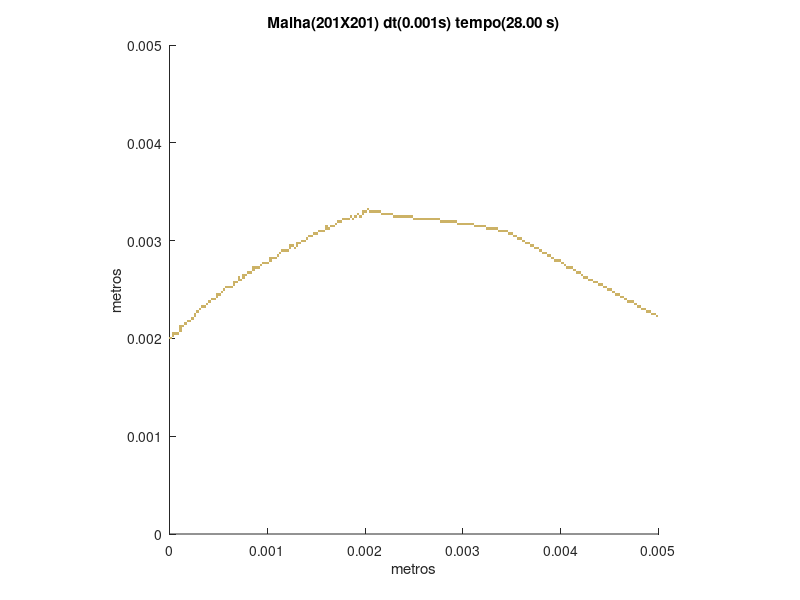

Reproduce this figure in MATLAB.
set (gca,'PlotBoxAspectRatio',[1 1 1],'Xlim',[0,0.005],'Ylim',[0,0.005])
hold on
title('Malha(201X201) dt(0.001s) tempo(28.00 s)')
hold on
ylabel('metros')
hold on
xlabel('metros')
hold on

fill([0 0 2.48756218905473E-05 2.48756218905473E-05],[0.00199004975124378 0.00201492537313433 0.00201492537313433 0.00199004975124378],[0.8,0.7,0.4],'LineStyle','none')

fill([2.48756218905473E-05 2.48756218905473E-05 4.97512437810945E-05 4.97512437810945E-05],[0.00201492537313433 0.00203980099502488 0.00203980099502488 0.00201492537313433],[0.8,0.7,0.4],'LineStyle','none')

fill([2.48756218905473E-05 2.48756218905473E-05 4.97512437810945E-05 4.97512437810945E-05],[0.00203980099502488 0.00206467661691542 0.00206467661691542 0.00203980099502488],[0.8,0.7,0.4],'LineStyle','none')

fill([4.97512437810945E-05 4.97512437810945E-05 7.46268656716418E-05 7.46268656716418E-05],[0.00203980099502488 0.00206467661691542 0.00206467661691542 0.00203980099502488],[0.8,0.7,0.4],'LineStyle','none')

fill([7.46268656716418E-05 7.46268656716418E-05 9.95024875621891E-05 9.95024875621891E-05],[0.00203980099502488 0.00206467661691542 0.00206467661691542 0.00203980099502488],[0.8,0.7,0.4],'LineStyle','none')

fill([9.95024875621891E-05 9.95024875621891E-05 0.000124378109452736 0.000124378109452736],[0.00206467661691542 0.00208955223880597 0.00208955223880597 0.00206467661691542],[0.8,0.7,0.4],'LineStyle','none')

fill([9.95024875621891E-05 9.95024875621891E-05 0.000124378109452736 0.000124378109452736],[0.00208955223880597 0.00211442786069652 0.00211442786069652 0.00208955223880597],[0.8,0.7,0.4],'LineStyle','none')

fill([9.95024875621891E-05 9.95024875621891E-05 0.000124378109452736 0.000124378109452736],[0.00211442786069652 0.00213930348258706 0.00213930348258706 0.00211442786069652],[0.8,0.7,0.4],'LineStyle','none')

fill([0.000124378109452736 0.000124378109452736 0.000149253731343284 0.000149253731343284],[0.00211442786069652 0.00213930348258706 0.00213930348258706 0.00211442786069652],[0.8,0.7,0.4],'LineStyle','none')

fill([0.000149253731343284 0.000149253731343284 0.000174129353233831 0.000174129353233831],[0.00213930348258706 0.00216417910447761 0.00216417910447761 0.00213930348258706],[0.8,0.7,0.4],'LineStyle','none')

fill([0.000174129353233831 0.000174129353233831 0.000199004975124378 0.000199004975124378],[0.00216417910447761 0.00218905472636816 0.00218905472636816 0.00216417910447761],[0.8,0.7,0.4],'LineStyle','none')

fill([0.000199004975124378 0.000199004975124378 0.000223880597014925 0.000223880597014925],[0.00216417910447761 0.00218905472636816 0.00218905472636816 0.00216417910447761],[0.8,0.7,0.4],'LineStyle','none')

fill([0.000223880597014925 0.000223880597014925 0.000248756218905473 0.000248756218905473],[0.00218905472636816 0.00221393034825871 0.00221393034825871 0.00218905472636816],[0.8,0.7,0.4],'LineStyle','none')

fill([0.000248756218905473 0.000248756218905473 0.00027363184079602 0.00027363184079602],[0.00221393034825871 0.00223880597014925 0.00223880597014925 0.00221393034825871],[0.8,0.7,0.4],'LineStyle','none')

fill([0.00497512437810945 0.00497512437810945 0.005 0.005],[0.00221393034825871 0.00223880597014925 0.00223880597014925 0.00221393034825871],[0.8,0.7,0.4],'LineStyle','none')

fill([0.000248756218905473 0.000248756218905473 0.00027363184079602 0.00027363184079602],[0.00223880597014925 0.0022636815920398 0.0022636815920398 0.00223880597014925],[0.8,0.7,0.4],'LineStyle','none')

fill([0.00492537313432836 0.00492537313432836 0.00495024875621891 0.00495024875621891],[0.00223880597014925 0.0022636815920398 0.0022636815920398 0.00223880597014925],[0.8,0.7,0.4],'LineStyle','none')

fill([0.00495024875621891 0.00495024875621891 0.00497512437810945 0.00497512437810945],[0.00223880597014925 0.0022636815920398 0.0022636815920398 0.00223880597014925],[0.8,0.7,0.4],'LineStyle','none')

fill([0.00027363184079602 0.00027363184079602 0.000298507462686567 0.000298507462686567],[0.0022636815920398 0.00228855721393035 0.00228855721393035 0.0022636815920398],[0.8,0.7,0.4],'LineStyle','none')

fill([0.00487562189054726 0.00487562189054726 0.00490049751243781 0.00490049751243781],[0.0022636815920398 0.00228855721393035 0.00228855721393035 0.0022636815920398],[0.8,0.7,0.4],'LineStyle','none')

fill([0.00490049751243781 0.00490049751243781 0.00492537313432836 0.00492537313432836],[0.0022636815920398 0.00228855721393035 0.00228855721393035 0.0022636815920398],[0.8,0.7,0.4],'LineStyle','none')

fill([0.000298507462686567 0.000298507462686567 0.000323383084577114 0.000323383084577114],[0.00228855721393035 0.0023134328358209 0.0023134328358209 0.00228855721393035],[0.8,0.7,0.4],'LineStyle','none')

fill([0.00482587064676617 0.00482587064676617 0.00485074626865672 0.00485074626865672],[0.00228855721393035 0.0023134328358209 0.0023134328358209 0.00228855721393035],[0.8,0.7,0.4],'LineStyle','none')

fill([0.00485074626865672 0.00485074626865672 0.00487562189054726 0.00487562189054726],[0.00228855721393035 0.0023134328358209 0.0023134328358209 0.00228855721393035],[0.8,0.7,0.4],'LineStyle','none')

fill([0.000323383084577114 0.000323383084577114 0.000348258706467662 0.000348258706467662],[0.0023134328358209 0.00233830845771144 0.00233830845771144 0.0023134328358209],[0.8,0.7,0.4],'LineStyle','none')

fill([0.000348258706467662 0.000348258706467662 0.000373134328358209 0.000373134328358209],[0.0023134328358209 0.00233830845771144 0.00233830845771144 0.0023134328358209],[0.8,0.7,0.4],'LineStyle','none')

fill([0.00477611940298507 0.00477611940298507 0.00480099502487562 0.00480099502487562],[0.0023134328358209 0.00233830845771144 0.00233830845771144 0.0023134328358209],[0.8,0.7,0.4],'LineStyle','none')

fill([0.00480099502487562 0.00480099502487562 0.00482587064676617 0.00482587064676617],[0.0023134328358209 0.00233830845771144 0.00233830845771144 0.0023134328358209],[0.8,0.7,0.4],'LineStyle','none')

fill([0.000373134328358209 0.000373134328358209 0.000398009950248756 0.000398009950248756],[0.00233830845771144 0.00236318407960199 0.00236318407960199 0.00233830845771144],[0.8,0.7,0.4],'LineStyle','none')

fill([0.00475124378109453 0.00475124378109453 0.00477611940298507 0.00477611940298507],[0.00233830845771144 0.00236318407960199 0.00236318407960199 0.00233830845771144],[0.8,0.7,0.4],'LineStyle','none')

fill([0.000398009950248756 0.000398009950248756 0.000422885572139303 0.000422885572139303],[0.00236318407960199 0.00238805970149254 0.00238805970149254 0.00236318407960199],[0.8,0.7,0.4],'LineStyle','none')

fill([0.00467661691542289 0.00467661691542289 0.00470149253731343 0.00470149253731343],[0.00236318407960199 0.00238805970149254 0.00238805970149254 0.00236318407960199],[0.8,0.7,0.4],'LineStyle','none')

fill([0.00470149253731343 0.00470149253731343 0.00472636815920398 0.00472636815920398],[0.00236318407960199 0.00238805970149254 0.00238805970149254 0.00236318407960199],[0.8,0.7,0.4],'LineStyle','none')

fill([0.00472636815920398 0.00472636815920398 0.00475124378109453 0.00475124378109453],[0.00236318407960199 0.00238805970149254 0.00238805970149254 0.00236318407960199],[0.8,0.7,0.4],'LineStyle','none')

fill([0.000422885572139303 0.000422885572139303 0.000447761194029851 0.000447761194029851],[0.00238805970149254 0.00241293532338308 0.00241293532338308 0.00238805970149254],[0.8,0.7,0.4],'LineStyle','none')

fill([0.000447761194029851 0.000447761194029851 0.000472636815920398 0.000472636815920398],[0.00238805970149254 0.00241293532338308 0.00241293532338308 0.00238805970149254],[0.8,0.7,0.4],'LineStyle','none')

fill([0.00465174129353234 0.00465174129353234 0.00467661691542289 0.00467661691542289],[0.00238805970149254 0.00241293532338308 0.00241293532338308 0.00238805970149254],[0.8,0.7,0.4],'LineStyle','none')

fill([0.000472636815920398 0.000472636815920398 0.000497512437810945 0.000497512437810945],[0.00241293532338308 0.00243781094527363 0.00243781094527363 0.00241293532338308],[0.8,0.7,0.4],'LineStyle','none')

fill([0.00460199004975124 0.00460199004975124 0.00462686567164179 0.00462686567164179],[0.00241293532338308 0.00243781094527363 0.00243781094527363 0.00241293532338308],[0.8,0.7,0.4],'LineStyle','none')

fill([0.00462686567164179 0.00462686567164179 0.00465174129353234 0.00465174129353234],[0.00241293532338308 0.00243781094527363 0.00243781094527363 0.00241293532338308],[0.8,0.7,0.4],'LineStyle','none')

fill([0.000472636815920398 0.000472636815920398 0.000497512437810945 0.000497512437810945],[0.00243781094527363 0.00246268656716418 0.00246268656716418 0.00243781094527363],[0.8,0.7,0.4],'LineStyle','none')

fill([0.000497512437810945 0.000497512437810945 0.000522388059701492 0.000522388059701492],[0.00243781094527363 0.00246268656716418 0.00246268656716418 0.00243781094527363],[0.8,0.7,0.4],'LineStyle','none')

fill([0.00455223880597015 0.00455223880597015 0.0045771144278607 0.0045771144278607],[0.00243781094527363 0.00246268656716418 0.00246268656716418 0.00243781094527363],[0.8,0.7,0.4],'LineStyle','none')

fill([0.0045771144278607 0.0045771144278607 0.00460199004975124 0.00460199004975124],[0.00243781094527363 0.00246268656716418 0.00246268656716418 0.00243781094527363],[0.8,0.7,0.4],'LineStyle','none')

fill([0.000522388059701492 0.000522388059701492 0.00054726368159204 0.00054726368159204],[0.00246268656716418 0.00248756218905473 0.00248756218905473 0.00246268656716418],[0.8,0.7,0.4],'LineStyle','none')

fill([0.0045273631840796 0.0045273631840796 0.00455223880597015 0.00455223880597015],[0.00246268656716418 0.00248756218905473 0.00248756218905473 0.00246268656716418],[0.8,0.7,0.4],'LineStyle','none')

fill([0.00054726368159204 0.00054726368159204 0.000572139303482587 0.000572139303482587],[0.00248756218905473 0.00251243781094527 0.00251243781094527 0.00248756218905473],[0.8,0.7,0.4],'LineStyle','none')

fill([0.00447761194029851 0.00447761194029851 0.00450248756218905 0.00450248756218905],[0.00248756218905473 0.00251243781094527 0.00251243781094527 0.00248756218905473],[0.8,0.7,0.4],'LineStyle','none')

fill([0.00450248756218905 0.00450248756218905 0.0045273631840796 0.0045273631840796],[0.00248756218905473 0.00251243781094527 0.00251243781094527 0.00248756218905473],[0.8,0.7,0.4],'LineStyle','none')

fill([0.000572139303482587 0.000572139303482587 0.000597014925373134 0.000597014925373134],[0.00251243781094527 0.00253731343283582 0.00253731343283582 0.00251243781094527],[0.8,0.7,0.4],'LineStyle','none')

fill([0.000597014925373134 0.000597014925373134 0.000621890547263682 0.000621890547263682],[0.00251243781094527 0.00253731343283582 0.00253731343283582 0.00251243781094527],[0.8,0.7,0.4],'LineStyle','none')

fill([0.000621890547263682 0.000621890547263682 0.000646766169154229 0.000646766169154229],[0.00251243781094527 0.00253731343283582 0.00253731343283582 0.00251243781094527],[0.8,0.7,0.4],'LineStyle','none')

fill([0.00442786069651741 0.00442786069651741 0.00445273631840796 0.00445273631840796],[0.00251243781094527 0.00253731343283582 0.00253731343283582 0.00251243781094527],[0.8,0.7,0.4],'LineStyle','none')

fill([0.00445273631840796 0.00445273631840796 0.00447761194029851 0.00447761194029851],[0.00251243781094527 0.00253731343283582 0.00253731343283582 0.00251243781094527],[0.8,0.7,0.4],'LineStyle','none')

fill([0.000646766169154229 0.000646766169154229 0.000671641791044776 0.000671641791044776],[0.00253731343283582 0.00256218905472637 0.00256218905472637 0.00253731343283582],[0.8,0.7,0.4],'LineStyle','none')

fill([0.00437810945273632 0.00437810945273632 0.00440298507462687 0.00440298507462687],[0.00253731343283582 0.00256218905472637 0.00256218905472637 0.00253731343283582],[0.8,0.7,0.4],'LineStyle','none')

fill([0.00440298507462687 0.00440298507462687 0.00442786069651741 0.00442786069651741],[0.00253731343283582 0.00256218905472637 0.00256218905472637 0.00253731343283582],[0.8,0.7,0.4],'LineStyle','none')

fill([0.000646766169154229 0.000646766169154229 0.000671641791044776 0.000671641791044776],[0.00256218905472637 0.00258706467661692 0.00258706467661692 0.00256218905472637],[0.8,0.7,0.4],'LineStyle','none')

fill([0.000671641791044776 0.000671641791044776 0.000696517412935323 0.000696517412935323],[0.00256218905472637 0.00258706467661692 0.00258706467661692 0.00256218905472637],[0.8,0.7,0.4],'LineStyle','none')

fill([0.00432835820895522 0.00432835820895522 0.00435323383084577 0.00435323383084577],[0.00256218905472637 0.00258706467661692 0.00258706467661692 0.00256218905472637],[0.8,0.7,0.4],'LineStyle','none')

fill([0.00435323383084577 0.00435323383084577 0.00437810945273632 0.00437810945273632],[0.00256218905472637 0.00258706467661692 0.00258706467661692 0.00256218905472637],[0.8,0.7,0.4],'LineStyle','none')

fill([0.000696517412935323 0.000696517412935323 0.000721393034825871 0.000721393034825871],[0.00258706467661692 0.00261194029850746 0.00261194029850746 0.00258706467661692],[0.8,0.7,0.4],'LineStyle','none')

fill([0.000721393034825871 0.000721393034825871 0.000746268656716418 0.000746268656716418],[0.00258706467661692 0.00261194029850746 0.00261194029850746 0.00258706467661692],[0.8,0.7,0.4],'LineStyle','none')

fill([0.00427860696517413 0.00427860696517413 0.00430348258706468 0.00430348258706468],[0.00258706467661692 0.00261194029850746 0.00261194029850746 0.00258706467661692],[0.8,0.7,0.4],'LineStyle','none')

fill([0.00430348258706468 0.00430348258706468 0.00432835820895522 0.00432835820895522],[0.00258706467661692 0.00261194029850746 0.00261194029850746 0.00258706467661692],[0.8,0.7,0.4],'LineStyle','none')

fill([0.000696517412935323 0.000696517412935323 0.000721393034825871 0.000721393034825871],[0.00261194029850746 0.00263681592039801 0.00263681592039801 0.00261194029850746],[0.8,0.7,0.4],'LineStyle','none')

fill([0.000746268656716418 0.000746268656716418 0.000771144278606965 0.000771144278606965],[0.00261194029850746 0.00263681592039801 0.00263681592039801 0.00261194029850746],[0.8,0.7,0.4],'LineStyle','none')

fill([0.00422885572139303 0.00422885572139303 0.00425373134328358 0.00425373134328358],[0.00261194029850746 0.00263681592039801 0.00263681592039801 0.00261194029850746],[0.8,0.7,0.4],'LineStyle','none')

fill([0.00425373134328358 0.00425373134328358 0.00427860696517413 0.00427860696517413],[0.00261194029850746 0.00263681592039801 0.00263681592039801 0.00261194029850746],[0.8,0.7,0.4],'LineStyle','none')

fill([0.000746268656716418 0.000746268656716418 0.000771144278606965 0.000771144278606965],[0.00263681592039801 0.00266169154228856 0.00266169154228856 0.00263681592039801],[0.8,0.7,0.4],'LineStyle','none')

fill([0.000771144278606965 0.000771144278606965 0.000796019900497512 0.000796019900497512],[0.00263681592039801 0.00266169154228856 0.00266169154228856 0.00263681592039801],[0.8,0.7,0.4],'LineStyle','none')

fill([0.00420398009950249 0.00420398009950249 0.00422885572139303 0.00422885572139303],[0.00263681592039801 0.00266169154228856 0.00266169154228856 0.00263681592039801],[0.8,0.7,0.4],'LineStyle','none')

fill([0.000796019900497512 0.000796019900497512 0.00082089552238806 0.00082089552238806],[0.00266169154228856 0.0026865671641791 0.0026865671641791 0.00266169154228856],[0.8,0.7,0.4],'LineStyle','none')

fill([0.00082089552238806 0.00082089552238806 0.000845771144278607 0.000845771144278607],[0.00266169154228856 0.0026865671641791 0.0026865671641791 0.00266169154228856],[0.8,0.7,0.4],'LineStyle','none')

fill([0.00415422885572139 0.00415422885572139 0.00417910447761194 0.00417910447761194],[0.00266169154228856 0.0026865671641791 0.0026865671641791 0.00266169154228856],[0.8,0.7,0.4],'LineStyle','none')

fill([0.00417910447761194 0.00417910447761194 0.00420398009950249 0.00420398009950249],[0.00266169154228856 0.0026865671641791 0.0026865671641791 0.00266169154228856],[0.8,0.7,0.4],'LineStyle','none')

fill([0.000845771144278607 0.000845771144278607 0.000870646766169154 0.000870646766169154],[0.0026865671641791 0.00271144278606965 0.00271144278606965 0.0026865671641791],[0.8,0.7,0.4],'LineStyle','none')

fill([0.00412935323383085 0.00412935323383085 0.00415422885572139 0.00415422885572139],[0.0026865671641791 0.00271144278606965 0.00271144278606965 0.0026865671641791],[0.8,0.7,0.4],'LineStyle','none')

fill([0.000845771144278607 0.000845771144278607 0.000870646766169154 0.000870646766169154],[0.00271144278606965 0.0027363184079602 0.0027363184079602 0.00271144278606965],[0.8,0.7,0.4],'LineStyle','none')

fill([0.000870646766169154 0.000870646766169154 0.000895522388059702 0.000895522388059702],[0.00271144278606965 0.0027363184079602 0.0027363184079602 0.00271144278606965],[0.8,0.7,0.4],'LineStyle','none')

fill([0.000895522388059702 0.000895522388059702 0.000920398009950249 0.000920398009950249],[0.00271144278606965 0.0027363184079602 0.0027363184079602 0.00271144278606965],[0.8,0.7,0.4],'LineStyle','none')

fill([0.0040547263681592 0.0040547263681592 0.00407960199004975 0.00407960199004975],[0.00271144278606965 0.0027363184079602 0.0027363184079602 0.00271144278606965],[0.8,0.7,0.4],'LineStyle','none')

fill([0.00407960199004975 0.00407960199004975 0.0041044776119403 0.0041044776119403],[0.00271144278606965 0.0027363184079602 0.0027363184079602 0.00271144278606965],[0.8,0.7,0.4],'LineStyle','none')

fill([0.0041044776119403 0.0041044776119403 0.00412935323383085 0.00412935323383085],[0.00271144278606965 0.0027363184079602 0.0027363184079602 0.00271144278606965],[0.8,0.7,0.4],'LineStyle','none')

fill([0.000920398009950249 0.000920398009950249 0.000945273631840796 0.000945273631840796],[0.0027363184079602 0.00276119402985075 0.00276119402985075 0.0027363184079602],[0.8,0.7,0.4],'LineStyle','none')

fill([0.00402985074626866 0.00402985074626866 0.0040547263681592 0.0040547263681592],[0.0027363184079602 0.00276119402985075 0.00276119402985075 0.0027363184079602],[0.8,0.7,0.4],'LineStyle','none')

fill([0.000945273631840796 0.000945273631840796 0.000970149253731343 0.000970149253731343],[0.00276119402985075 0.00278606965174129 0.00278606965174129 0.00276119402985075],[0.8,0.7,0.4],'LineStyle','none')

fill([0.000970149253731343 0.000970149253731343 0.00099502487562189 0.00099502487562189],[0.00276119402985075 0.00278606965174129 0.00278606965174129 0.00276119402985075],[0.8,0.7,0.4],'LineStyle','none')

fill([0.00099502487562189 0.00099502487562189 0.00101990049751244 0.00101990049751244],[0.00276119402985075 0.00278606965174129 0.00278606965174129 0.00276119402985075],[0.8,0.7,0.4],'LineStyle','none')

fill([0.00400497512437811 0.00400497512437811 0.00402985074626866 0.00402985074626866],[0.00276119402985075 0.00278606965174129 0.00278606965174129 0.00276119402985075],[0.8,0.7,0.4],'LineStyle','none')

fill([0.00101990049751244 0.00101990049751244 0.00104477611940298 0.00104477611940298],[0.00278606965174129 0.00281094527363184 0.00281094527363184 0.00278606965174129],[0.8,0.7,0.4],'LineStyle','none')

fill([0.00393034825870647 0.00393034825870647 0.00395522388059701 0.00395522388059701],[0.00278606965174129 0.00281094527363184 0.00281094527363184 0.00278606965174129],[0.8,0.7,0.4],'LineStyle','none')

fill([0.00395522388059701 0.00395522388059701 0.00398009950248756 0.00398009950248756],[0.00278606965174129 0.00281094527363184 0.00281094527363184 0.00278606965174129],[0.8,0.7,0.4],'LineStyle','none')

fill([0.00398009950248756 0.00398009950248756 0.00400497512437811 0.00400497512437811],[0.00278606965174129 0.00281094527363184 0.00281094527363184 0.00278606965174129],[0.8,0.7,0.4],'LineStyle','none')

fill([0.00101990049751244 0.00101990049751244 0.00104477611940298 0.00104477611940298],[0.00281094527363184 0.00283582089552239 0.00283582089552239 0.00281094527363184],[0.8,0.7,0.4],'LineStyle','none')

fill([0.00104477611940298 0.00104477611940298 0.00106965174129353 0.00106965174129353],[0.00281094527363184 0.00283582089552239 0.00283582089552239 0.00281094527363184],[0.8,0.7,0.4],'LineStyle','none')

fill([0.00106965174129353 0.00106965174129353 0.00109452736318408 0.00109452736318408],[0.00281094527363184 0.00283582089552239 0.00283582089552239 0.00281094527363184],[0.8,0.7,0.4],'LineStyle','none')

fill([0.00390547263681592 0.00390547263681592 0.00393034825870647 0.00393034825870647],[0.00281094527363184 0.00283582089552239 0.00283582089552239 0.00281094527363184],[0.8,0.7,0.4],'LineStyle','none')

fill([0.00109452736318408 0.00109452736318408 0.00111940298507463 0.00111940298507463],[0.00283582089552239 0.00286069651741294 0.00286069651741294 0.00283582089552239],[0.8,0.7,0.4],'LineStyle','none')

fill([0.00385572139303483 0.00385572139303483 0.00388059701492537 0.00388059701492537],[0.00283582089552239 0.00286069651741294 0.00286069651741294 0.00283582089552239],[0.8,0.7,0.4],'LineStyle','none')

fill([0.00388059701492537 0.00388059701492537 0.00390547263681592 0.00390547263681592],[0.00283582089552239 0.00286069651741294 0.00286069651741294 0.00283582089552239],[0.8,0.7,0.4],'LineStyle','none')

fill([0.00111940298507463 0.00111940298507463 0.00114427860696517 0.00114427860696517],[0.00286069651741294 0.00288557213930348 0.00288557213930348 0.00286069651741294],[0.8,0.7,0.4],'LineStyle','none')

fill([0.00380597014925373 0.00380597014925373 0.00383084577114428 0.00383084577114428],[0.00286069651741294 0.00288557213930348 0.00288557213930348 0.00286069651741294],[0.8,0.7,0.4],'LineStyle','none')

fill([0.00383084577114428 0.00383084577114428 0.00385572139303483 0.00385572139303483],[0.00286069651741294 0.00288557213930348 0.00288557213930348 0.00286069651741294],[0.8,0.7,0.4],'LineStyle','none')

fill([0.00114427860696517 0.00114427860696517 0.00116915422885572 0.00116915422885572],[0.00288557213930348 0.00291044776119403 0.00291044776119403 0.00288557213930348],[0.8,0.7,0.4],'LineStyle','none')

fill([0.00116915422885572 0.00116915422885572 0.00119402985074627 0.00119402985074627],[0.00288557213930348 0.00291044776119403 0.00291044776119403 0.00288557213930348],[0.8,0.7,0.4],'LineStyle','none')

fill([0.00119402985074627 0.00119402985074627 0.00121890547263682 0.00121890547263682],[0.00288557213930348 0.00291044776119403 0.00291044776119403 0.00288557213930348],[0.8,0.7,0.4],'LineStyle','none')

fill([0.00378109452736318 0.00378109452736318 0.00380597014925373 0.00380597014925373],[0.00288557213930348 0.00291044776119403 0.00291044776119403 0.00288557213930348],[0.8,0.7,0.4],'LineStyle','none')

fill([0.00121890547263682 0.00121890547263682 0.00124378109452736 0.00124378109452736],[0.00291044776119403 0.00293532338308458 0.00293532338308458 0.00291044776119403],[0.8,0.7,0.4],'LineStyle','none')

fill([0.00126865671641791 0.00126865671641791 0.00129353233830846 0.00129353233830846],[0.00291044776119403 0.00293532338308458 0.00293532338308458 0.00291044776119403],[0.8,0.7,0.4],'LineStyle','none')

fill([0.00373134328358209 0.00373134328358209 0.00375621890547264 0.00375621890547264],[0.00291044776119403 0.00293532338308458 0.00293532338308458 0.00291044776119403],[0.8,0.7,0.4],'LineStyle','none')

fill([0.00375621890547264 0.00375621890547264 0.00378109452736318 0.00378109452736318],[0.00291044776119403 0.00293532338308458 0.00293532338308458 0.00291044776119403],[0.8,0.7,0.4],'LineStyle','none')

fill([0.00121890547263682 0.00121890547263682 0.00124378109452736 0.00124378109452736],[0.00293532338308458 0.00296019900497512 0.00296019900497512 0.00293532338308458],[0.8,0.7,0.4],'LineStyle','none')

fill([0.00124378109452736 0.00124378109452736 0.00126865671641791 0.00126865671641791],[0.00293532338308458 0.00296019900497512 0.00296019900497512 0.00293532338308458],[0.8,0.7,0.4],'LineStyle','none')

fill([0.00129353233830846 0.00129353233830846 0.001318407960199 0.001318407960199],[0.00293532338308458 0.00296019900497512 0.00296019900497512 0.00293532338308458],[0.8,0.7,0.4],'LineStyle','none')

fill([0.003681592039801 0.003681592039801 0.00370646766169154 0.00370646766169154],[0.00293532338308458 0.00296019900497512 0.00296019900497512 0.00293532338308458],[0.8,0.7,0.4],'LineStyle','none')

fill([0.00370646766169154 0.00370646766169154 0.00373134328358209 0.00373134328358209],[0.00293532338308458 0.00296019900497512 0.00296019900497512 0.00293532338308458],[0.8,0.7,0.4],'LineStyle','none')

fill([0.00129353233830846 0.00129353233830846 0.001318407960199 0.001318407960199],[0.00296019900497512 0.00298507462686567 0.00298507462686567 0.00296019900497512],[0.8,0.7,0.4],'LineStyle','none')

fill([0.001318407960199 0.001318407960199 0.00134328358208955 0.00134328358208955],[0.00296019900497512 0.00298507462686567 0.00298507462686567 0.00296019900497512],[0.8,0.7,0.4],'LineStyle','none')

fill([0.0036318407960199 0.0036318407960199 0.00365671641791045 0.00365671641791045],[0.00296019900497512 0.00298507462686567 0.00298507462686567 0.00296019900497512],[0.8,0.7,0.4],'LineStyle','none')

fill([0.00365671641791045 0.00365671641791045 0.003681592039801 0.003681592039801],[0.00296019900497512 0.00298507462686567 0.00298507462686567 0.00296019900497512],[0.8,0.7,0.4],'LineStyle','none')

fill([0.00134328358208955 0.00134328358208955 0.0013681592039801 0.0013681592039801],[0.00298507462686567 0.00300995024875622 0.00300995024875622 0.00298507462686567],[0.8,0.7,0.4],'LineStyle','none')

fill([0.0013681592039801 0.0013681592039801 0.00139303482587065 0.00139303482587065],[0.00298507462686567 0.00300995024875622 0.00300995024875622 0.00298507462686567],[0.8,0.7,0.4],'LineStyle','none')

fill([0.00360696517412935 0.00360696517412935 0.0036318407960199 0.0036318407960199],[0.00298507462686567 0.00300995024875622 0.00300995024875622 0.00298507462686567],[0.8,0.7,0.4],'LineStyle','none')

fill([0.00139303482587065 0.00139303482587065 0.00141791044776119 0.00141791044776119],[0.00300995024875622 0.00303482587064677 0.00303482587064677 0.00300995024875622],[0.8,0.7,0.4],'LineStyle','none')

fill([0.00355721393034826 0.00355721393034826 0.00358208955223881 0.00358208955223881],[0.00300995024875622 0.00303482587064677 0.00303482587064677 0.00300995024875622],[0.8,0.7,0.4],'LineStyle','none')

fill([0.00358208955223881 0.00358208955223881 0.00360696517412935 0.00360696517412935],[0.00300995024875622 0.00303482587064677 0.00303482587064677 0.00300995024875622],[0.8,0.7,0.4],'LineStyle','none')

fill([0.00141791044776119 0.00141791044776119 0.00144278606965174 0.00144278606965174],[0.00303482587064677 0.00305970149253731 0.00305970149253731 0.00303482587064677],[0.8,0.7,0.4],'LineStyle','none')

fill([0.00144278606965174 0.00144278606965174 0.00146766169154229 0.00146766169154229],[0.00303482587064677 0.00305970149253731 0.00305970149253731 0.00303482587064677],[0.8,0.7,0.4],'LineStyle','none')

fill([0.00350746268656716 0.00350746268656716 0.00353233830845771 0.00353233830845771],[0.00303482587064677 0.00305970149253731 0.00305970149253731 0.00303482587064677],[0.8,0.7,0.4],'LineStyle','none')

fill([0.00353233830845771 0.00353233830845771 0.00355721393034826 0.00355721393034826],[0.00303482587064677 0.00305970149253731 0.00305970149253731 0.00303482587064677],[0.8,0.7,0.4],'LineStyle','none')

fill([0.00146766169154229 0.00146766169154229 0.00149253731343284 0.00149253731343284],[0.00305970149253731 0.00308457711442786 0.00308457711442786 0.00305970149253731],[0.8,0.7,0.4],'LineStyle','none')

fill([0.00149253731343284 0.00149253731343284 0.00151741293532338 0.00151741293532338],[0.00305970149253731 0.00308457711442786 0.00308457711442786 0.00305970149253731],[0.8,0.7,0.4],'LineStyle','none')

fill([0.00345771144278607 0.00345771144278607 0.00348258706467662 0.00348258706467662],[0.00305970149253731 0.00308457711442786 0.00308457711442786 0.00305970149253731],[0.8,0.7,0.4],'LineStyle','none')

fill([0.00348258706467662 0.00348258706467662 0.00350746268656716 0.00350746268656716],[0.00305970149253731 0.00308457711442786 0.00308457711442786 0.00305970149253731],[0.8,0.7,0.4],'LineStyle','none')

fill([0.00151741293532338 0.00151741293532338 0.00154228855721393 0.00154228855721393],[0.00308457711442786 0.00310945273631841 0.00310945273631841 0.00308457711442786],[0.8,0.7,0.4],'LineStyle','none')

fill([0.00154228855721393 0.00154228855721393 0.00156716417910448 0.00156716417910448],[0.00308457711442786 0.00310945273631841 0.00310945273631841 0.00308457711442786],[0.8,0.7,0.4],'LineStyle','none')

fill([0.00156716417910448 0.00156716417910448 0.00159203980099502 0.00159203980099502],[0.00308457711442786 0.00310945273631841 0.00310945273631841 0.00308457711442786],[0.8,0.7,0.4],'LineStyle','none')

fill([0.00335820895522388 0.00335820895522388 0.00338308457711443 0.00338308457711443],[0.00308457711442786 0.00310945273631841 0.00310945273631841 0.00308457711442786],[0.8,0.7,0.4],'LineStyle','none')

fill([0.00338308457711443 0.00338308457711443 0.00340796019900498 0.00340796019900498],[0.00308457711442786 0.00310945273631841 0.00310945273631841 0.00308457711442786],[0.8,0.7,0.4],'LineStyle','none')

fill([0.00340796019900498 0.00340796019900498 0.00343283582089552 0.00343283582089552],[0.00308457711442786 0.00310945273631841 0.00310945273631841 0.00308457711442786],[0.8,0.7,0.4],'LineStyle','none')

fill([0.00343283582089552 0.00343283582089552 0.00345771144278607 0.00345771144278607],[0.00308457711442786 0.00310945273631841 0.00310945273631841 0.00308457711442786],[0.8,0.7,0.4],'LineStyle','none')

fill([0.00159203980099502 0.00159203980099502 0.00161691542288557 0.00161691542288557],[0.00310945273631841 0.00313432835820896 0.00313432835820896 0.00310945273631841],[0.8,0.7,0.4],'LineStyle','none')

fill([0.00161691542288557 0.00161691542288557 0.00164179104477612 0.00164179104477612],[0.00310945273631841 0.00313432835820896 0.00313432835820896 0.00310945273631841],[0.8,0.7,0.4],'LineStyle','none')

fill([0.00323383084577114 0.00323383084577114 0.00325870646766169 0.00325870646766169],[0.00310945273631841 0.00313432835820896 0.00313432835820896 0.00310945273631841],[0.8,0.7,0.4],'LineStyle','none')

fill([0.00325870646766169 0.00325870646766169 0.00328358208955224 0.00328358208955224],[0.00310945273631841 0.00313432835820896 0.00313432835820896 0.00310945273631841],[0.8,0.7,0.4],'LineStyle','none')

fill([0.00328358208955224 0.00328358208955224 0.00330845771144279 0.00330845771144279],[0.00310945273631841 0.00313432835820896 0.00313432835820896 0.00310945273631841],[0.8,0.7,0.4],'LineStyle','none')

fill([0.00330845771144279 0.00330845771144279 0.00333333333333333 0.00333333333333333],[0.00310945273631841 0.00313432835820896 0.00313432835820896 0.00310945273631841],[0.8,0.7,0.4],'LineStyle','none')

fill([0.00333333333333333 0.00333333333333333 0.00335820895522388 0.00335820895522388],[0.00310945273631841 0.00313432835820896 0.00313432835820896 0.00310945273631841],[0.8,0.7,0.4],'LineStyle','none')

fill([0.00159203980099502 0.00159203980099502 0.00161691542288557 0.00161691542288557],[0.00313432835820896 0.0031592039800995 0.0031592039800995 0.00313432835820896],[0.8,0.7,0.4],'LineStyle','none')

fill([0.00164179104477612 0.00164179104477612 0.00166666666666667 0.00166666666666667],[0.00313432835820896 0.0031592039800995 0.0031592039800995 0.00313432835820896],[0.8,0.7,0.4],'LineStyle','none')

fill([0.00166666666666667 0.00166666666666667 0.00169154228855721 0.00169154228855721],[0.00313432835820896 0.0031592039800995 0.0031592039800995 0.00313432835820896],[0.8,0.7,0.4],'LineStyle','none')

fill([0.00310945273631841 0.00310945273631841 0.00313432835820896 0.00313432835820896],[0.00313432835820896 0.0031592039800995 0.0031592039800995 0.00313432835820896],[0.8,0.7,0.4],'LineStyle','none')

fill([0.00313432835820896 0.00313432835820896 0.0031592039800995 0.0031592039800995],[0.00313432835820896 0.0031592039800995 0.0031592039800995 0.00313432835820896],[0.8,0.7,0.4],'LineStyle','none')

fill([0.0031592039800995 0.0031592039800995 0.00318407960199005 0.00318407960199005],[0.00313432835820896 0.0031592039800995 0.0031592039800995 0.00313432835820896],[0.8,0.7,0.4],'LineStyle','none')

fill([0.00318407960199005 0.00318407960199005 0.0032089552238806 0.0032089552238806],[0.00313432835820896 0.0031592039800995 0.0031592039800995 0.00313432835820896],[0.8,0.7,0.4],'LineStyle','none')

fill([0.0032089552238806 0.0032089552238806 0.00323383084577114 0.00323383084577114],[0.00313432835820896 0.0031592039800995 0.0031592039800995 0.00313432835820896],[0.8,0.7,0.4],'LineStyle','none')

fill([0.00169154228855721 0.00169154228855721 0.00171641791044776 0.00171641791044776],[0.0031592039800995 0.00318407960199005 0.00318407960199005 0.0031592039800995],[0.8,0.7,0.4],'LineStyle','none')

fill([0.00293532338308458 0.00293532338308458 0.00296019900497512 0.00296019900497512],[0.0031592039800995 0.00318407960199005 0.00318407960199005 0.0031592039800995],[0.8,0.7,0.4],'LineStyle','none')

fill([0.00296019900497512 0.00296019900497512 0.00298507462686567 0.00298507462686567],[0.0031592039800995 0.00318407960199005 0.00318407960199005 0.0031592039800995],[0.8,0.7,0.4],'LineStyle','none')

fill([0.00298507462686567 0.00298507462686567 0.00300995024875622 0.00300995024875622],[0.0031592039800995 0.00318407960199005 0.00318407960199005 0.0031592039800995],[0.8,0.7,0.4],'LineStyle','none')

fill([0.00300995024875622 0.00300995024875622 0.00303482587064677 0.00303482587064677],[0.0031592039800995 0.00318407960199005 0.00318407960199005 0.0031592039800995],[0.8,0.7,0.4],'LineStyle','none')

fill([0.00303482587064677 0.00303482587064677 0.00305970149253731 0.00305970149253731],[0.0031592039800995 0.00318407960199005 0.00318407960199005 0.0031592039800995],[0.8,0.7,0.4],'LineStyle','none')

fill([0.00305970149253731 0.00305970149253731 0.00308457711442786 0.00308457711442786],[0.0031592039800995 0.00318407960199005 0.00318407960199005 0.0031592039800995],[0.8,0.7,0.4],'LineStyle','none')

fill([0.00308457711442786 0.00308457711442786 0.00310945273631841 0.00310945273631841],[0.0031592039800995 0.00318407960199005 0.00318407960199005 0.0031592039800995],[0.8,0.7,0.4],'LineStyle','none')

fill([0.00171641791044776 0.00171641791044776 0.00174129353233831 0.00174129353233831],[0.00318407960199005 0.0032089552238806 0.0032089552238806 0.00318407960199005],[0.8,0.7,0.4],'LineStyle','none')

fill([0.00174129353233831 0.00174129353233831 0.00176616915422886 0.00176616915422886],[0.00318407960199005 0.0032089552238806 0.0032089552238806 0.00318407960199005],[0.8,0.7,0.4],'LineStyle','none')

fill([0.00276119402985075 0.00276119402985075 0.00278606965174129 0.00278606965174129],[0.00318407960199005 0.0032089552238806 0.0032089552238806 0.00318407960199005],[0.8,0.7,0.4],'LineStyle','none')

fill([0.00278606965174129 0.00278606965174129 0.00281094527363184 0.00281094527363184],[0.00318407960199005 0.0032089552238806 0.0032089552238806 0.00318407960199005],[0.8,0.7,0.4],'LineStyle','none')

fill([0.00281094527363184 0.00281094527363184 0.00283582089552239 0.00283582089552239],[0.00318407960199005 0.0032089552238806 0.0032089552238806 0.00318407960199005],[0.8,0.7,0.4],'LineStyle','none')

fill([0.00283582089552239 0.00283582089552239 0.00286069651741294 0.00286069651741294],[0.00318407960199005 0.0032089552238806 0.0032089552238806 0.00318407960199005],[0.8,0.7,0.4],'LineStyle','none')

fill([0.00286069651741294 0.00286069651741294 0.00288557213930348 0.00288557213930348],[0.00318407960199005 0.0032089552238806 0.0032089552238806 0.00318407960199005],[0.8,0.7,0.4],'LineStyle','none')

fill([0.00288557213930348 0.00288557213930348 0.00291044776119403 0.00291044776119403],[0.00318407960199005 0.0032089552238806 0.0032089552238806 0.00318407960199005],[0.8,0.7,0.4],'LineStyle','none')

fill([0.00291044776119403 0.00291044776119403 0.00293532338308458 0.00293532338308458],[0.00318407960199005 0.0032089552238806 0.0032089552238806 0.00318407960199005],[0.8,0.7,0.4],'LineStyle','none')

fill([0.00176616915422886 0.00176616915422886 0.0017910447761194 0.0017910447761194],[0.0032089552238806 0.00323383084577114 0.00323383084577114 0.0032089552238806],[0.8,0.7,0.4],'LineStyle','none')

fill([0.0017910447761194 0.0017910447761194 0.00181592039800995 0.00181592039800995],[0.0032089552238806 0.00323383084577114 0.00323383084577114 0.0032089552238806],[0.8,0.7,0.4],'LineStyle','none')

fill([0.00181592039800995 0.00181592039800995 0.0018407960199005 0.0018407960199005],[0.0032089552238806 0.00323383084577114 0.00323383084577114 0.0032089552238806],[0.8,0.7,0.4],'LineStyle','none')

fill([0.00186567164179104 0.00186567164179104 0.00189054726368159 0.00189054726368159],[0.0032089552238806 0.00323383084577114 0.00323383084577114 0.0032089552238806],[0.8,0.7,0.4],'LineStyle','none')

fill([0.00248756218905473 0.00248756218905473 0.00251243781094527 0.00251243781094527],[0.0032089552238806 0.00323383084577114 0.00323383084577114 0.0032089552238806],[0.8,0.7,0.4],'LineStyle','none')

fill([0.00251243781094527 0.00251243781094527 0.00253731343283582 0.00253731343283582],[0.0032089552238806 0.00323383084577114 0.00323383084577114 0.0032089552238806],[0.8,0.7,0.4],'LineStyle','none')

fill([0.00253731343283582 0.00253731343283582 0.00256218905472637 0.00256218905472637],[0.0032089552238806 0.00323383084577114 0.00323383084577114 0.0032089552238806],[0.8,0.7,0.4],'LineStyle','none')

fill([0.00256218905472637 0.00256218905472637 0.00258706467661692 0.00258706467661692],[0.0032089552238806 0.00323383084577114 0.00323383084577114 0.0032089552238806],[0.8,0.7,0.4],'LineStyle','none')

fill([0.00258706467661692 0.00258706467661692 0.00261194029850746 0.00261194029850746],[0.0032089552238806 0.00323383084577114 0.00323383084577114 0.0032089552238806],[0.8,0.7,0.4],'LineStyle','none')

fill([0.00261194029850746 0.00261194029850746 0.00263681592039801 0.00263681592039801],[0.0032089552238806 0.00323383084577114 0.00323383084577114 0.0032089552238806],[0.8,0.7,0.4],'LineStyle','none')

fill([0.00263681592039801 0.00263681592039801 0.00266169154228856 0.00266169154228856],[0.0032089552238806 0.00323383084577114 0.00323383084577114 0.0032089552238806],[0.8,0.7,0.4],'LineStyle','none')

fill([0.00266169154228856 0.00266169154228856 0.0026865671641791 0.0026865671641791],[0.0032089552238806 0.00323383084577114 0.00323383084577114 0.0032089552238806],[0.8,0.7,0.4],'LineStyle','none')

fill([0.0026865671641791 0.0026865671641791 0.00271144278606965 0.00271144278606965],[0.0032089552238806 0.00323383084577114 0.00323383084577114 0.0032089552238806],[0.8,0.7,0.4],'LineStyle','none')

fill([0.00271144278606965 0.00271144278606965 0.0027363184079602 0.0027363184079602],[0.0032089552238806 0.00323383084577114 0.00323383084577114 0.0032089552238806],[0.8,0.7,0.4],'LineStyle','none')

fill([0.0027363184079602 0.0027363184079602 0.00276119402985075 0.00276119402985075],[0.0032089552238806 0.00323383084577114 0.00323383084577114 0.0032089552238806],[0.8,0.7,0.4],'LineStyle','none')

fill([0.0018407960199005 0.0018407960199005 0.00186567164179104 0.00186567164179104],[0.00323383084577114 0.00325870646766169 0.00325870646766169 0.00323383084577114],[0.8,0.7,0.4],'LineStyle','none')

fill([0.00189054726368159 0.00189054726368159 0.00191542288557214 0.00191542288557214],[0.00323383084577114 0.00325870646766169 0.00325870646766169 0.00323383084577114],[0.8,0.7,0.4],'LineStyle','none')

fill([0.00194029850746269 0.00194029850746269 0.00196517412935323 0.00196517412935323],[0.00323383084577114 0.00325870646766169 0.00325870646766169 0.00323383084577114],[0.8,0.7,0.4],'LineStyle','none')

fill([0.00228855721393035 0.00228855721393035 0.0023134328358209 0.0023134328358209],[0.00323383084577114 0.00325870646766169 0.00325870646766169 0.00323383084577114],[0.8,0.7,0.4],'LineStyle','none')

fill([0.0023134328358209 0.0023134328358209 0.00233830845771144 0.00233830845771144],[0.00323383084577114 0.00325870646766169 0.00325870646766169 0.00323383084577114],[0.8,0.7,0.4],'LineStyle','none')

fill([0.00233830845771144 0.00233830845771144 0.00236318407960199 0.00236318407960199],[0.00323383084577114 0.00325870646766169 0.00325870646766169 0.00323383084577114],[0.8,0.7,0.4],'LineStyle','none')

fill([0.00236318407960199 0.00236318407960199 0.00238805970149254 0.00238805970149254],[0.00323383084577114 0.00325870646766169 0.00325870646766169 0.00323383084577114],[0.8,0.7,0.4],'LineStyle','none')

fill([0.00238805970149254 0.00238805970149254 0.00241293532338308 0.00241293532338308],[0.00323383084577114 0.00325870646766169 0.00325870646766169 0.00323383084577114],[0.8,0.7,0.4],'LineStyle','none')

fill([0.00241293532338308 0.00241293532338308 0.00243781094527363 0.00243781094527363],[0.00323383084577114 0.00325870646766169 0.00325870646766169 0.00323383084577114],[0.8,0.7,0.4],'LineStyle','none')

fill([0.00243781094527363 0.00243781094527363 0.00246268656716418 0.00246268656716418],[0.00323383084577114 0.00325870646766169 0.00325870646766169 0.00323383084577114],[0.8,0.7,0.4],'LineStyle','none')

fill([0.00246268656716418 0.00246268656716418 0.00248756218905473 0.00248756218905473],[0.00323383084577114 0.00325870646766169 0.00325870646766169 0.00323383084577114],[0.8,0.7,0.4],'LineStyle','none')

fill([0.00191542288557214 0.00191542288557214 0.00194029850746269 0.00194029850746269],[0.00325870646766169 0.00328358208955224 0.00328358208955224 0.00325870646766169],[0.8,0.7,0.4],'LineStyle','none')

fill([0.00196517412935323 0.00196517412935323 0.00199004975124378 0.00199004975124378],[0.00325870646766169 0.00328358208955224 0.00328358208955224 0.00325870646766169],[0.8,0.7,0.4],'LineStyle','none')

fill([0.00216417910447761 0.00216417910447761 0.00218905472636816 0.00218905472636816],[0.00325870646766169 0.00328358208955224 0.00328358208955224 0.00325870646766169],[0.8,0.7,0.4],'LineStyle','none')

fill([0.00218905472636816 0.00218905472636816 0.00221393034825871 0.00221393034825871],[0.00325870646766169 0.00328358208955224 0.00328358208955224 0.00325870646766169],[0.8,0.7,0.4],'LineStyle','none')

fill([0.00221393034825871 0.00221393034825871 0.00223880597014925 0.00223880597014925],[0.00325870646766169 0.00328358208955224 0.00328358208955224 0.00325870646766169],[0.8,0.7,0.4],'LineStyle','none')

fill([0.00223880597014925 0.00223880597014925 0.0022636815920398 0.0022636815920398],[0.00325870646766169 0.00328358208955224 0.00328358208955224 0.00325870646766169],[0.8,0.7,0.4],'LineStyle','none')

fill([0.0022636815920398 0.0022636815920398 0.00228855721393035 0.00228855721393035],[0.00325870646766169 0.00328358208955224 0.00328358208955224 0.00325870646766169],[0.8,0.7,0.4],'LineStyle','none')

fill([0.00196517412935323 0.00196517412935323 0.00199004975124378 0.00199004975124378],[0.00328358208955224 0.00330845771144279 0.00330845771144279 0.00328358208955224],[0.8,0.7,0.4],'LineStyle','none')

fill([0.00199004975124378 0.00199004975124378 0.00201492537313433 0.00201492537313433],[0.00328358208955224 0.00330845771144279 0.00330845771144279 0.00328358208955224],[0.8,0.7,0.4],'LineStyle','none')

fill([0.00203980099502488 0.00203980099502488 0.00206467661691542 0.00206467661691542],[0.00328358208955224 0.00330845771144279 0.00330845771144279 0.00328358208955224],[0.8,0.7,0.4],'LineStyle','none')

fill([0.00206467661691542 0.00206467661691542 0.00208955223880597 0.00208955223880597],[0.00328358208955224 0.00330845771144279 0.00330845771144279 0.00328358208955224],[0.8,0.7,0.4],'LineStyle','none')

fill([0.00208955223880597 0.00208955223880597 0.00211442786069652 0.00211442786069652],[0.00328358208955224 0.00330845771144279 0.00330845771144279 0.00328358208955224],[0.8,0.7,0.4],'LineStyle','none')

fill([0.00211442786069652 0.00211442786069652 0.00213930348258706 0.00213930348258706],[0.00328358208955224 0.00330845771144279 0.00330845771144279 0.00328358208955224],[0.8,0.7,0.4],'LineStyle','none')

fill([0.00213930348258706 0.00213930348258706 0.00216417910447761 0.00216417910447761],[0.00328358208955224 0.00330845771144279 0.00330845771144279 0.00328358208955224],[0.8,0.7,0.4],'LineStyle','none')

fill([0.00201492537313433 0.00201492537313433 0.00203980099502488 0.00203980099502488],[0.00330845771144279 0.00333333333333333 0.00333333333333333 0.00330845771144279],[0.8,0.7,0.4],'LineStyle','none')
